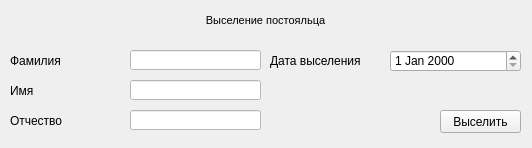
<?xml version="1.0" encoding="UTF-8"?>
<ui version="4.0">
 <class>Form</class>
 <widget class="QWidget" name="Form">
  <property name="geometry">
   <rect>
    <x>0</x>
    <y>0</y>
    <width>532</width>
    <height>148</height>
   </rect>
  </property>
  <property name="windowTitle">
   <string>Form</string>
  </property>
  <widget class="QTextBrowser" name="textBrowser">
   <property name="geometry">
    <rect>
     <x>10</x>
     <y>10</y>
     <width>511</width>
     <height>31</height>
    </rect>
   </property>
   <property name="styleSheet">
    <string notr="true">background-color: transparent;</string>
   </property>
   <property name="frameShape">
    <enum>QFrame::NoFrame</enum>
   </property>
   <property name="html">
    <string>&lt;!DOCTYPE HTML PUBLIC &quot;-//W3C//DTD HTML 4.0//EN&quot; &quot;http://www.w3.org/TR/REC-html40/strict.dtd&quot;&gt;
&lt;html&gt;&lt;head&gt;&lt;meta name=&quot;qrichtext&quot; content=&quot;1&quot; /&gt;&lt;style type=&quot;text/css&quot;&gt;
p, li { white-space: pre-wrap; }
&lt;/style&gt;&lt;/head&gt;&lt;body style=&quot; font-family:'MS Shell Dlg 2'; font-size:8.25pt; font-weight:400; font-style:normal;&quot;&gt;
&lt;p align=&quot;center&quot; style=&quot; margin-top:0px; margin-bottom:0px; margin-left:0px; margin-right:0px; -qt-block-indent:0; text-indent:0px;&quot;&gt;Выселение постояльца&lt;/p&gt;&lt;/body&gt;&lt;/html&gt;</string>
   </property>
  </widget>
  <widget class="QLabel" name="name_cinema_wr_2">
   <property name="geometry">
    <rect>
     <x>10</x>
     <y>80</y>
     <width>81</width>
     <height>21</height>
    </rect>
   </property>
   <property name="text">
    <string>Имя</string>
   </property>
  </widget>
  <widget class="QLabel" name="name_cinema_wr_9">
   <property name="geometry">
    <rect>
     <x>270</x>
     <y>50</y>
     <width>111</width>
     <height>21</height>
    </rect>
   </property>
   <property name="text">
    <string>Дата выселения</string>
   </property>
  </widget>
  <widget class="QLineEdit" name="fathername">
   <property name="geometry">
    <rect>
     <x>130</x>
     <y>110</y>
     <width>131</width>
     <height>20</height>
    </rect>
   </property>
   <property name="styleSheet">
    <string notr="true">background-color: rgb(255, 255, 255);</string>
   </property>
  </widget>
  <widget class="QLineEdit" name="familyname">
   <property name="geometry">
    <rect>
     <x>130</x>
     <y>50</y>
     <width>131</width>
     <height>20</height>
    </rect>
   </property>
   <property name="styleSheet">
    <string notr="true">background-color: rgb(255, 255, 255);</string>
   </property>
  </widget>
  <widget class="QLabel" name="name_cinema_wr">
   <property name="geometry">
    <rect>
     <x>10</x>
     <y>50</y>
     <width>81</width>
     <height>21</height>
    </rect>
   </property>
   <property name="text">
    <string>Фамилия</string>
   </property>
  </widget>
  <widget class="QLineEdit" name="name">
   <property name="geometry">
    <rect>
     <x>130</x>
     <y>80</y>
     <width>131</width>
     <height>20</height>
    </rect>
   </property>
   <property name="styleSheet">
    <string notr="true">background-color: rgb(255, 255, 255);</string>
   </property>
  </widget>
  <widget class="QDateEdit" name="date">
   <property name="geometry">
    <rect>
     <x>390</x>
     <y>50</y>
     <width>131</width>
     <height>22</height>
    </rect>
   </property>
  </widget>
  <widget class="QPushButton" name="btnadd_hostel">
   <property name="geometry">
    <rect>
     <x>440</x>
     <y>110</y>
     <width>81</width>
     <height>23</height>
    </rect>
   </property>
   <property name="styleSheet">
    <string notr="true"/>
   </property>
   <property name="text">
    <string>Выселить</string>
   </property>
  </widget>
  <widget class="QLabel" name="name_cinema_wr_3">
   <property name="geometry">
    <rect>
     <x>10</x>
     <y>110</y>
     <width>81</width>
     <height>21</height>
    </rect>
   </property>
   <property name="text">
    <string>Отчество</string>
   </property>
  </widget>
 </widget>
 <resources/>
 <connections/>
</ui>
